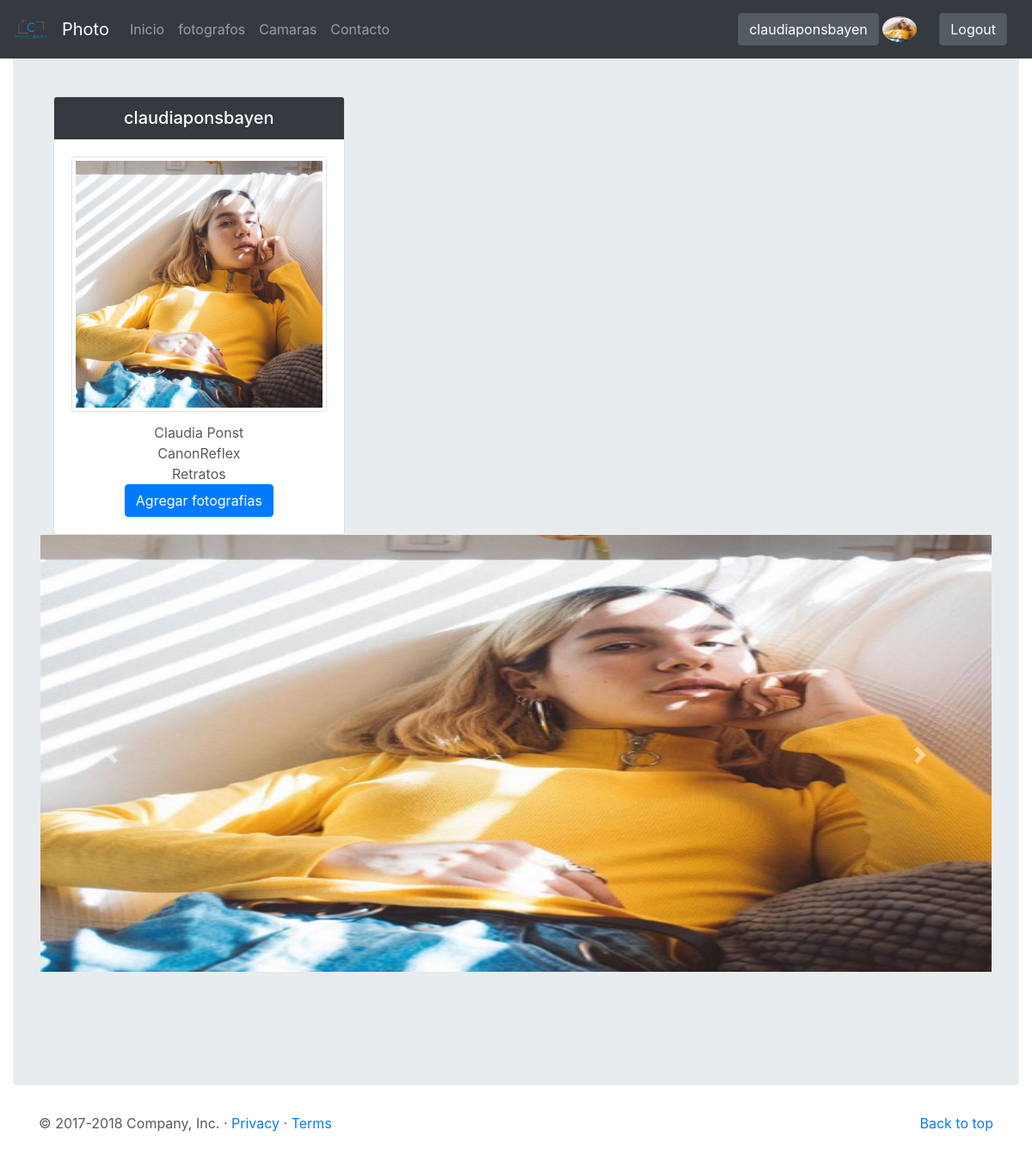
The page /perfil/ (signed in) on the database its author committed.
### home/models.py (models this page shows, shortened)
class Fotografo(models.Model):
	nombre    = models.CharField(max_length = 100)
	direccion = models.CharField(max_length = 100)
	telefono  = models.IntegerField(max_length = 100)
	camara    = models.ForeignKey(Camara, on_delete = models.CASCADE)
	tipof     = models.ForeignKey(Tipo_fotografia, on_delete = models.CASCADE)
	foto      = models.ImageField(upload_to = 'fotografos', null = True, blank = True)
	user      = models.OneToOneField(User, on_delete = models.CASCADE, null = True)

class Camara(models.Model):
	camara = models.CharField(max_length =100)
	tipo  = models.ForeignKey(Tipo_camara, on_delete = models.CASCADE)
	modelo = models.ForeignKey(Modelo, on_delete = models.CASCADE)
	def __str__ (self):
		return self.camara + self.tipo.tipoc

class Tipo_camara (models.Model):
	tipoc = models.CharField(max_length = 100)

class Tipo_fotografia (models.Model):
	tipo      = models.CharField(max_length = 100)
	def __str__ (self):
		return self.tipo

### home/views.py (the view)
def vista_perfil(request):
	perfil =  Fotografo.objects.get(user = request.user)
	img = Fotos.objects.filter(propietario = request.user)
	print (img)
	return	render(request,'perfil.html',locals())

### home/models.py (called while the page is built)
	def __str__(self):
		return self.propietario.username

### template/perfil.html (shortened to what this page needs)
{% extends 'base.html' %}
{% block contenido %}
<div class="container-fluid">
	<div class="jumbotron">
	 <div class="col-md-4">
      <div class="card">
        <h5 class="card-header text-center bg-dark text-white">{{user.username}}</h5>
        <div class="card-body">
            <div class="image_ava">
              <img src="{{ perfil.foto.url }}" class="img-thumbnail rounded mx-auto d-block" alt="Foto Perfil"/>
            </div>
          <div class="paneles-usuario text-center">
            <div class="bloques bgf">
              <span>{{perfil.nombre}}</span>
            </div>
            <div class="bloques bgt">
              <span>{{perfil.camara}}</span>
            </div>
            <div class="bloques bgg">
              <span>{{perfil.tipof}}</span>
            </div>
            <div class="bloques bgg">
              <a  class="btn btn-primary" href="/agregar_fotos/">Agregar fotografias</a>
            </div>
          </div>
        </div>
      </div>
    </div>
<div id="carouselExampleIndicators" class="carousel slide" data-ride="carousel">
  <ol class="carousel-indicators">
    <li data-target="#carouselExampleIndicators" data-slide-to="0" class="active"></li>
    <li data-target="#carouselExampleIndicators" data-slide-to="1"></li>
    <li data-target="#carouselExampleIndicators" data-slide-to="2"></li>
  </ol>
	  <div class="carousel-inner">
	  	<div class="carousel-item active">
	      <img class="d-block w-100" src="{{ perfil.foto.url }}" alt="First slide">
	    </div>
	  </div>
  <a class="carousel-control-prev" href="#carouselExampleIndicators" role="button" data-slide="prev">
    <span class="carousel-control-prev-icon" aria-hidden="true"></span>
  </a>
  <a class="carousel-control-next" href="#carouselExampleIndicators" role="button" data-slide="next">
    <span class="carousel-control-next-icon" aria-hidden="true"></span>
  </a>
</div>
	</div>
</div>
{% endblock %}

### template/base.html (shortened to what this page needs)
<!DOCTYPE html>
    {% load static %}
<html >
<head>
    <link href="{% static 'css/bootstrap.min.css' %}" rel="stylesheet">
    <link rel="stylesheet" href="{% static '/css/style.css' %}">
    <link href="{% static '/css/signin.css' %}" rel="stylesheet">
    <link href="{% static '/css/carousel.css' %}" rel="stylesheet">
    <link href= " {% static '/css/navbar-top.css' %}" rel="stylesheet">
    <link href="{% static product.css %}" rel="stylesheet">
</head>
<body>
    <nav class="navbar navbar-expand-md navbar-dark fixed-top bg-dark">
        <a class="navbar-brand" href="#">
            <img src="{% static 'imagenes/logo.png' %}" width="40" height="30" class="d-inline-block align-top" alt=""></a>
        <a class="navbar-brand" href="/">Photo</a>
        {% if request.user.is_authenticated  %}
      <div class="collapse navbar-collapse" id="navbarCollapse">
        <ul class="navbar-nav mr-auto">
        <li class="nav-item">
            <a class="nav-link" href="/">Inicio</a>
        </li>
        <li class="nav-item">
           <a class="nav-link" href="/lista_fotografos">fotografos</a>
        </li>
        <li class="nav-item">
           <a class="nav-link" href="/about/">Camaras</a>
        </li>
        <li class="nav-item">
           <a class="nav-link" href="/contacto/">Contacto</a>
        </li>
        </ul>
        <li class = "btn btn-dark">
            <a class="btn btn-secondary active" href="{% url 'vista_perfil' %}">{{ request.user.username }}</a>
            <img src="{{ perfil.foto.url }}" class="rounded-circle" width="40" height="30" alt="Foto Perfil">
        </li>
          <li class = "btn btn-dark">
              <a class="btn btn-secondary active" href="{% url 'vista_logout' %}">Logout</a>
          </li>
        {% endif %}
        </div>
    </nav>
    {% block contenido %}
    {% endblock contenido %}
    <footer class="container">
        <p class="float-right"><a href="#">Back to top</a></p>
        <p>&copy; 2017-2018 Company, Inc. &middot; <a href="#">Privacy</a> &middot; <a href="#">Terms</a></p>
      </footer>
</body>
</html>

### static/css/carousel.css (style rules this page uses)
body { padding-top: 3rem; padding-bottom: 3rem; color: #5a5a5a; }
.carousel { margin-bottom: 4rem; }
.carousel-item { height: 32rem; background-color: #777; }
.carousel-item > img { position: absolute; top: 0; left: 0; min-width: 100%; height: 32rem; }

### static/css/navbar-top.css (style rules this page uses)
body { min-height: 75rem; }

### rows shown on the page
Fotografo: foto (picture), nombre "Claudia Ponst", camara "CanonReflex", tipof "Retratos"

### other values the page prints
{{ request.user.username }} "claudiaponsbayen"
{{ user.username }} "claudiaponsbayen"
